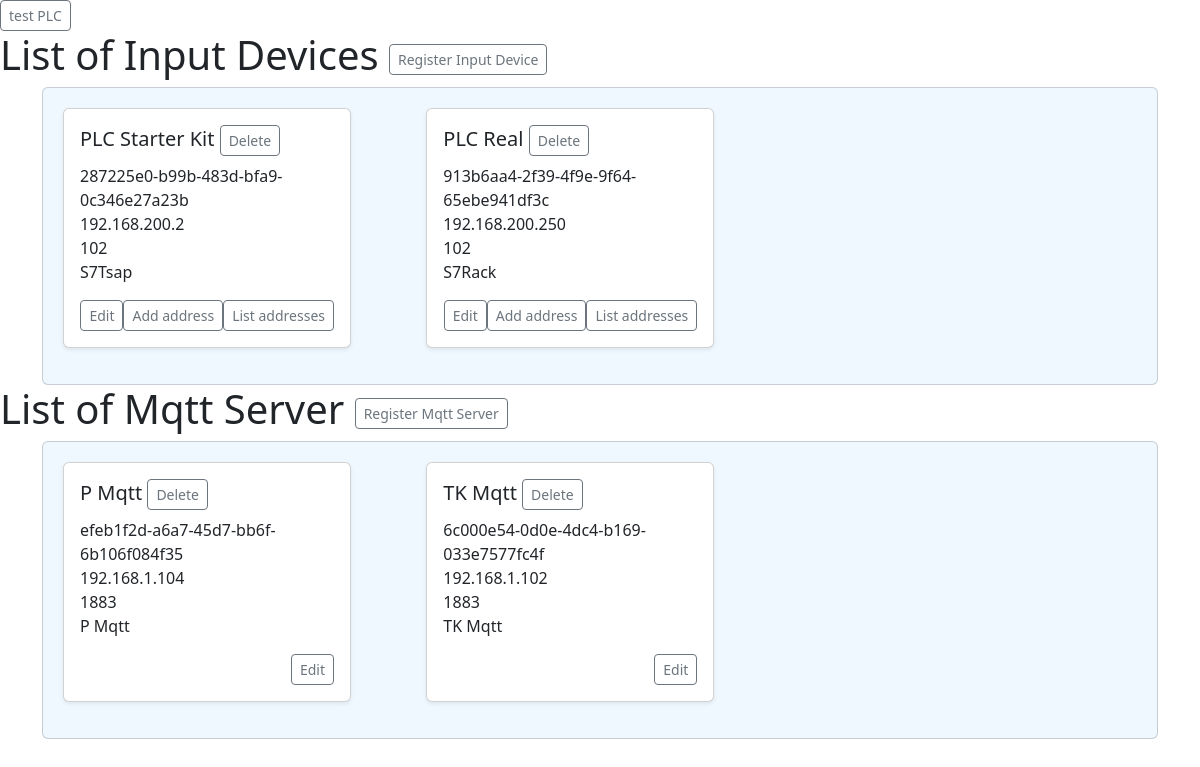
The app's page /, older data.
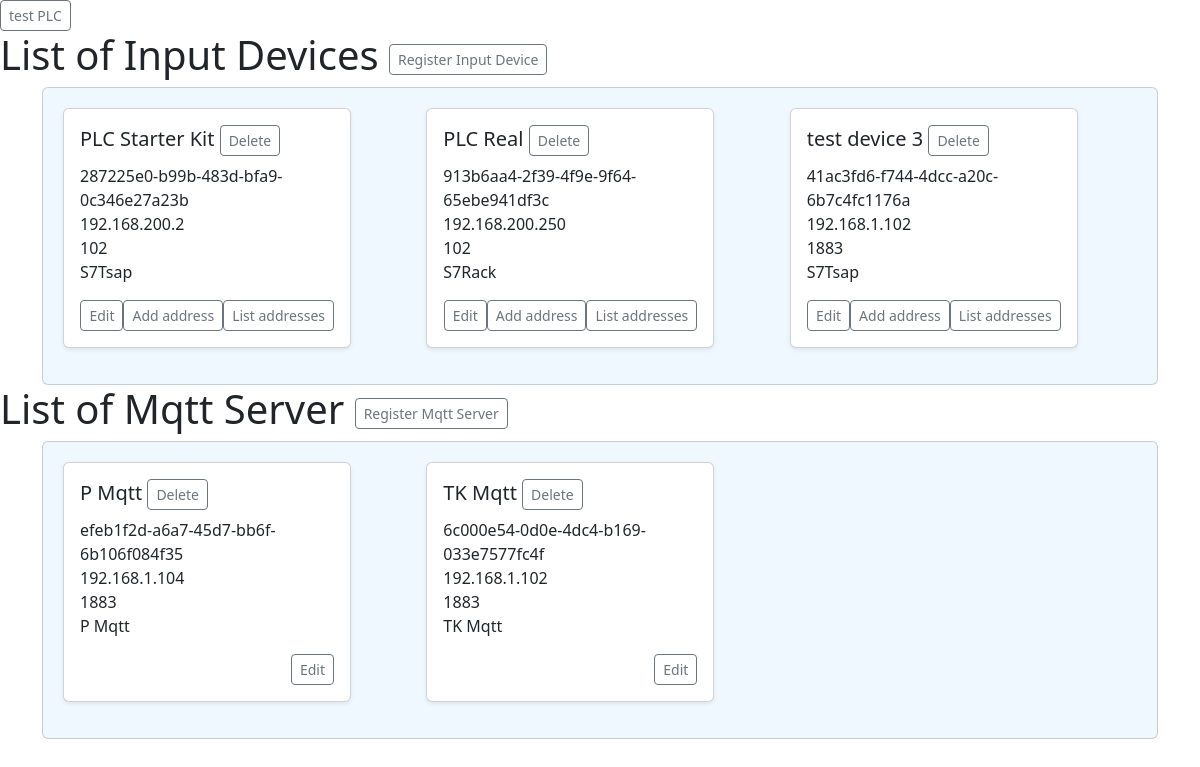
The same page, newer data.
### iiot/models.py (models this page shows, shortened)
class InputDevices(models.Model):
    device_id=models.UUIDField(primary_key=True,default=uuid.uuid4,unique=True)
    device_name=models.CharField(max_length=24)
    ip_address=models.GenericIPAddressField(max_length=24)
    port=models.IntegerField()
    rack=models.IntegerField(default=1)
    slot=models.IntegerField(default=1)
    device_protocol=models.CharField(max_length=10,choices=plc_protocols,default="S7Tsap")

class MqttServers(models.Model):
    id=models.UUIDField(primary_key=True,default=uuid.uuid4)
    device_name=models.CharField(max_length=24)
    ip_address=models.GenericIPAddressField(max_length=24)
    port=models.IntegerField()
    mqtt_user_name=models.CharField(max_length=24)
    mqtt_password=models.CharField(max_length=24)

### iiot/views.py (the view)
# urls.py: path("", views.listDevices,name='ListDevices'),
def listDevices(request):
    inputDevices=InputDevices.objects.all()
    mqttServers=MqttServers.objects.all()
    context={
         'inputDevices':inputDevices,
         'mqttServers':mqttServers
     }
    return render(request,"iiot/listDevices.html",context)

### iiot/templates/iiot/listDevices.html
{% extends 'base/base.html' %}
{% load crispy_forms_tags %}
{% block 'body' %}
<a href="{% url 'test'  %}" type="button" class="btn btn-sm btn-outline-secondary">test PLC</a>
    <div>
    <h1>List of Input Devices
        <a href="{% url 'RegisterInput'  %}" type="button" class="btn btn-sm btn-outline-secondary">Register Input Device</a>
    </h1>
    </div>
    <div class="container">
        <div class="card overflow-auto" style="background-color: #f0f8ff; padding: 20px;">
            <div class="row row-cols-1 row-cols-sm-2 row-cols-md-3 g-3">
                {% for dev in inputDevices %}
                <div class="col">
                    {% include "components/listing_InputDevices.html" %}
                </div>
                {% endfor %}
            </div>
        </div>
    </div>
    <div>
        <h1>List of Mqtt Server <a href="{% url 'RegMqtt'  %}" type="button" class="btn btn-sm btn-outline-secondary">Register Mqtt Server</a>
        </h1>
        </div>
    <div class="container">
        <div class="card overflow-auto" style="background-color: #f0f8ff; padding: 20px;">
            <div class="row row-cols-1 row-cols-sm-2 row-cols-md-3 g-3">
            {% for dev in mqttServers %}
            <div class="col">
                {% include "components/listing_MqttServers.html" %}
            </div>
            {% endfor %}
        </div>
    </div>
    </div>
{% endblock %}

### iiot/templates/components/listing_InputDevices.html
<div class="card shadow-sm mb-3" style="max-width: 18rem;">
    <div class="card-body">
        <h5 class="card-title">{{dev.device_name}}
            <a href="{% url 'RemoveInputDevice'  device_id=dev.device_id %}" type="button" class="btn btn-sm btn-outline-secondary">Delete</a>
        </h5>
        <ul class="list-unstyled mb-3">
            <li>{{dev.device_id}}</li>
            <li>{{dev.ip_address}}</li> <li>{{dev.port}}</li>
            <li>{{dev.device_protocol}}</li>
        </ul>
        <div class="d-flex justify-content-end">
            <a href="{% url 'EditInput' device_id=dev.device_id %}" type="button" class="btn btn-sm btn-outline-secondary">Edit</a>
            <a href="{% url 'RegInputAddress' device_id=dev.device_id %}" type="button" class="btn btn-sm btn-outline-secondary">Add address</a>
            <a href="{% url 'ListInputAddress' %}" type="button" class="btn btn-sm btn-outline-secondary">List addresses</a>
        </div>
    </div>
</div>

### iiot/templates/components/listing_MqttServers.html
<div class="card shadow-sm mb-3" style="max-width: 18rem;">
    <div class="card-body">
        <h5 class="card-title">{{dev.device_name}}
            <a href="{% url 'RemoveMqtt'  id=dev.id %}" type="button" class="btn btn-sm btn-outline-secondary">Delete</a>
        </h5>
        <ul class="list-unstyled mb-3">
            <li>{{dev.id}}</li>
            <li>{{dev.ip_address}}</li> <li>{{dev.port}}</li>
            <li>{{dev.device_name}}</li>
        </ul>
        <div class="d-flex justify-content-end">
            <a href="{% url 'EditMqtt'  id=dev.id %}" type="button" class="btn btn-sm btn-outline-secondary">Edit</a>
        </div>
    </div>
</div>

Row changes from the older to the newer data that the page shows:
added InputDevices: device_name "test device 3", device_id "41ac3fd6-f744-4dcc-a20c-6b7c4fc1176a", ip_address "192.168.1.102", port "1883", device_protocol "S7Tsap"
